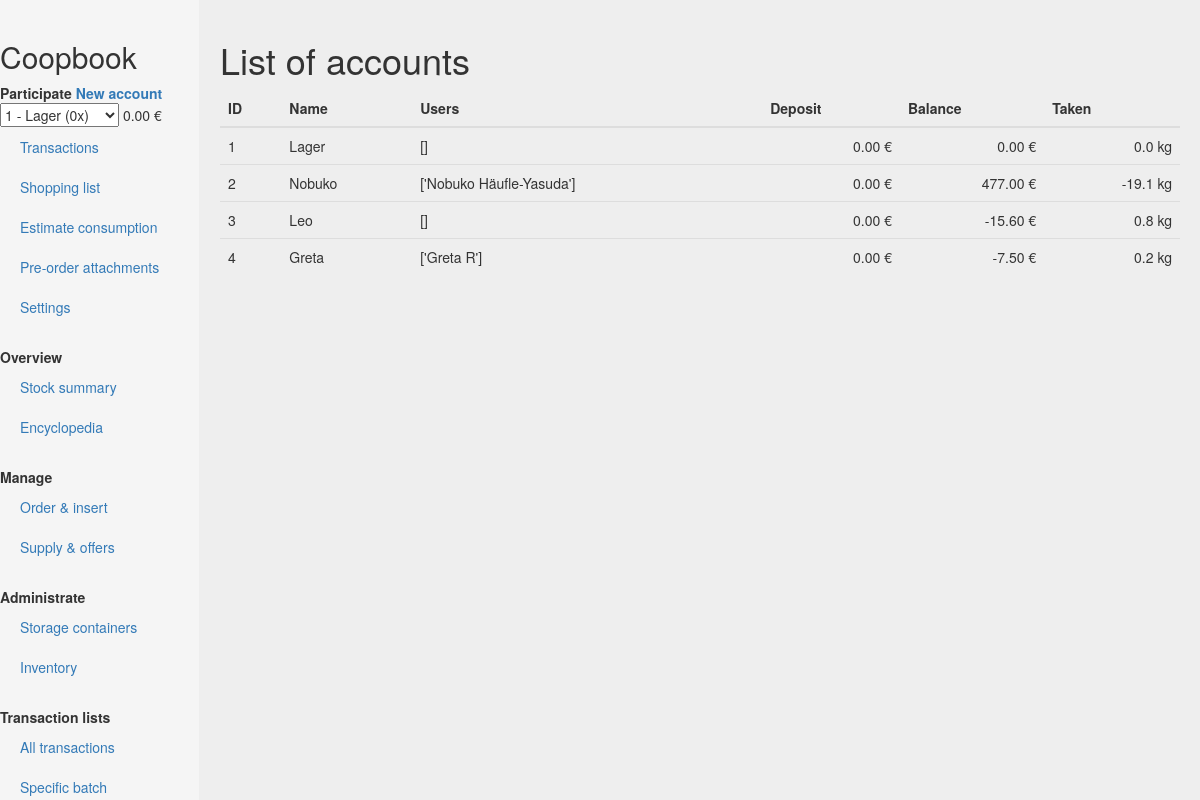
/accountlist, run on an earlier commit of the app's database.
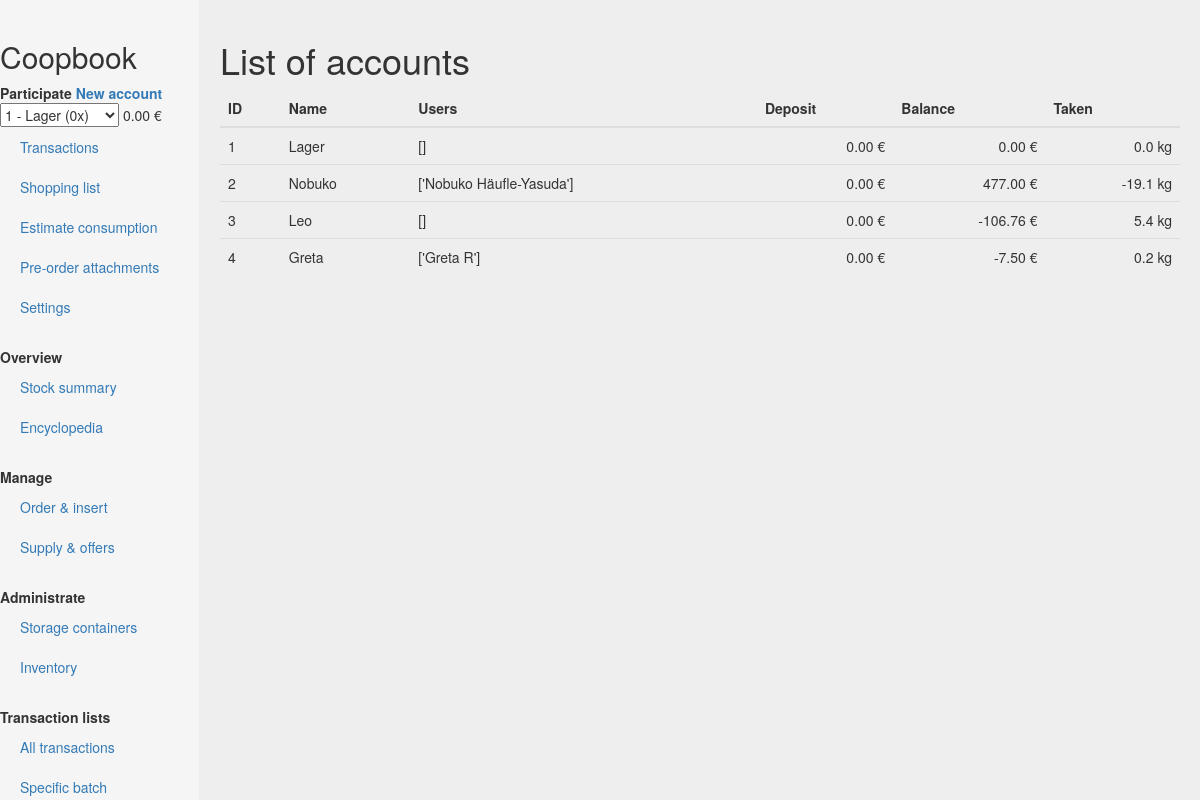
And on a later commit of the database.
### core/models.py (models this page shows, shortened)
class Account(models.Model):
    name = models.CharField(max_length=50, default="")
    users = models.ManyToManyField('User', blank=True)
    deposit = models.FloatField(default=0) #MoneyField;
    balance = models.FloatField(default=0) #MoneyField;
    taken = models.FloatField(default=0)
    def __str__(self):
        rate = self.calc_rate(datetime=datetime.datetime.now())
        return "{} - {} ({}x)".format(str(self.id), self.name, rate)
    def calc_rate(self, datetime):
        current_phases = AccPayPhase.objects.filter(account = self.id).filter(Q(start=None)|Q(start__lte=datetime)).filter(Q(end=None)|Q(end__gte=datetime))
        if not current_phases:
            rate = 0
        else:
            rate = 1
            for payphase in current_phases:
                rate = rate * payphase.rate
        return rate
    @property
    def users_str(self):
        users = self.users.all()
        usernames = []
        for user in users:
            usernames.append(user.name)
        return "{}".format(usernames)
    @property
    def balance_str(self):
        self.calc_balance()
        return "{} €".format(format(self.balance,'.2f'))
    def calc_balance(self):
        balance = 0
        charges = Charge.objects.filter(account=self)
        for charge in charges:
            if charge.to_balance == True:
                balance += charge.value
            else:
                pass
        self.balance = balance
        self.save()
    @property
    def deposit_str(self):
        self.calc_deposit()
        return "{} €".format(format(self.deposit,'.2f'))
    def calc_deposit(self):
        deposit = 0
        charges = Charge.objects.filter(account=self)
        for charge in charges:
            if charge.to_balance == False:
                deposit += charge.value
            else:
                pass
        self.deposit = deposit
        self.save()
    @property
    def taken_str(self):
        self.calc_taken()
        return "{} kg".format(format(self.taken,'.1f'))
    def calc_taken(self):
        taken = 0
        takings = Taking.objects.filter(originator_account=self)
        restitutions = Restitution.objects.filter(originator_account=self)
        for taking in takings:
            taken += taking.amount * taking.batch.unit.weight/1000
        for restitution in restitutions:
            taken -= restitution.amount * restitution.batch.unit.weight/1000
        self.taken = taken
        self.save()

class Charge(models.Model):
    transaction = models.ForeignKey('Transaction')
    account = models.ForeignKey('Account')
    value = models.FloatField(default=0) # MoneyField
    to_balance = models.BooleanField(default=True) # false = to deposit
    date = models.DateField()

class Transaction(models.Model):
    originator_account = models.ForeignKey('Account', related_name="originator_account")
    entered_by_user = models.ForeignKey('User') # Person who typed in the transaction
    date = models.DateField()
    entry_date = models.DateField(auto_now_add=True) # Date when transaction is entered into the system
    amount = models.FloatField()
    comment = models.TextField(blank=True)
    value = models.FloatField(default=0, blank=True, null=True)
    status = models.ForeignKey('TransactionStatus', blank=True, null=True)
    transaction_type = models.ForeignKey('TransactionType', blank=True, null=True)

class BatchTransaction(Transaction):
    batch = models.ForeignKey('Batch')

class Batch(models.Model):
    name = models.CharField(max_length=100)
    description = models.TextField(blank=True)
    comment = models.TextField(blank=True)
    consumable = models.ForeignKey('Consumable', blank=True, null=True)
    supplier = models.ForeignKey('Supplier', blank=True, null=True)
    owner_account = models.ForeignKey('Account')
    unit = models.ForeignKey('Unit', blank=True, null=True)
    price = models.FloatField() #MoneyField;
    production_date = models.DateField(blank=True, null=True) # date of production, harvest, or purchase (for devices: start of warranty)
    purchase_date = models.DateField(blank=True, null=True) # date of production, harvest, or purchase (for devices: start of warranty)
    date_of_expiry = models.DateField(blank=True, null=True) # durability date; resp. for devices: end of service life, e.g. end of warranty
    exhaustion_date = models.DateField(blank=True, null=True) # the date when the stock is likely to be used-up
    stock = models.FloatField(default=0) # the exact amount in stock (desired value according to transitions)
    monthly_consumption = models.FloatField(default=0) # per month
    monthly_consumption_calcdate = models.DateField(blank=True, null=True) # date when monthly consumption was last calculated
    consumption_evaluation = models.TextField(blank=True) # enum ?
    taken = models.FloatField(default=0)
    parcel_approx = models.FloatField(default=0)
    special_density = models.FloatField(default=0)

class Unit(models.Model):
    full_name = models.CharField(max_length=100)
    abbr = models.CharField(max_length=100) # abbreviation of the unit, important for the display
    plural = models.CharField(max_length=100, blank=True, default='') # how the unit shall be called in the plural
    contents = models.CharField(max_length=100, blank=True, default='') # Only for non-continuous units for which the contents shouldn't be displayed in the anchor unit, e.g. "250 ml" if the anchor unit is grams.
    weight = models.FloatField(null=True, blank=True) # in grams resp. anchor unit
    continuous = models.BooleanField() # True for bulk units like kg or L if the goods get weighed. False
    def display(self, amount, show_contents=True):
        """
        Returns a string consisting of an amount, the unit (prn plural) and the contents of the unit (can be deactivated)
        The string may be used in batch/consumable information (stock, average etc) and as transaction description.
        Examples:  "2 bottles per 500 ml"; "1 package per 200 g"; "1.390 kg"
        """
        if self.continuous == True:
            return "{} {}".format(format(amount, '.3f'), self.abbr)
        else:
            if not self.contents == '' and show_contents == True:
                cont = " per {}".format(self.contents)
            else:
                cont = ""
            if not amount == 1 and not self.plural == '':
                return "{} {}{}".format(format(amount, '.0f'), self.plural, cont)
            else:
                return "{} {}{}".format(format(amount, '.0f'), self.abbr, cont)

### core/views.py (the view)
# urls.py: url(r'^accountlist$', views.accountlist),
def accountlist(request):
    g_context = global_context(request)
    template = loader.get_template('core/accountlist.html')
    accounts = Account.objects.all()
    accountlist = sorted(list(accounts), key=lambda t: t.id)
    context = {"accountlist" : accountlist}
    return HttpResponse(template.render({**g_context, **context}, request))

### core/views.py (called while the page is built)
def global_context(request):
    accounts = Account.objects.all()
    global selected_account
    balance = selected_account.balance_str
    current_path = request.get_full_path()
    context = {"accounts": accounts, "balance" : balance, "selected_account" : selected_account, "current_path" : current_path, }
    return context

### core/templates/core/accountlist.html (shortened to what this page needs)
{% extends "core/base.html" %}
{% block heading %}List of accounts{% endblock %}
{% block content %}
<table class="table">
          <thead>
            <th>ID</th>
            <th>Name</th>
            <th>Users</th>
            <th align=right>Deposit</th>
            <th align=right>Balance</th>
            <th align=right>Taken</th>
          </thead>
          <tbody>
          {% for account in accountlist %}
            <tr>
              <td>{{ account.id }}</td>
              <td>{{ account.name }}</td>
              <td>{{ account.users_str }}</td>
              <td align=right>{{ account.deposit_str }} </td>
              <td align=right>{{ account.balance_str }}</td>
              <td align=right>{{ account.taken_str }}</td>
            </tr>
          {% endfor %}
          </tbody>
        </table>
{% endblock %}

What changed in the data, as far as the page shows it:
changed Account "Leo": balance_str "-15.60 €" → "-106.76 €"; taken_str "0.8 kg" → "5.4 kg"
